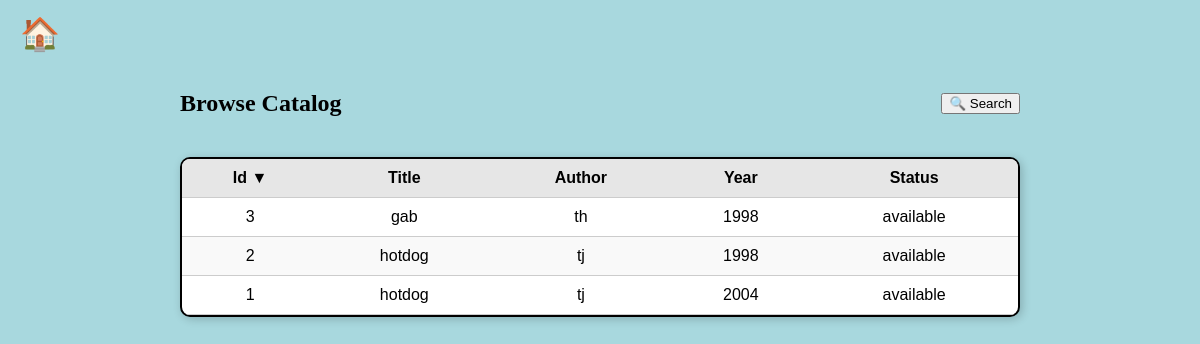
/browse_books.php, run on the app's committed database.
### tables this page shows
CREATE TABLE `books` (
  `id` int NOT NULL,
  `title` varchar(255) NOT NULL,
  `author` varchar(255) NOT NULL,
  `year` year NOT NULL,
  `status` enum('available','borrowed') DEFAULT 'available'
);

### browse_books.php (the view, shortened to what this page needs)
<?php
include 'db.php';
$validColumns = ["id", "title", "author", "year", "status"];
$sort = isset($_GET["sort"]) && in_array($_GET["sort"], $validColumns) ? $_GET["sort"] : "id";
$order = isset($_GET["order"]) && $_GET["order"] === "ASC" ? "ASC" : "DESC";
$sql = "SELECT * FROM books ORDER BY $sort $order";
$books = $mysqli->query($sql);
?>
<!DOCTYPE html>
<html>
<head>
</head>
<body>
    <a href="login.php" class="emoji_button">🏠</a>
    <div class="container">
        <div class="header-bar">
            <h2>Browse Catalog</h2>
            <form action="search_books.php" method="get" style="margin: 0;">
                <button type="submit" class="action-btn" style="background: black-grey; color:black;">🔍 Search</button>
            </form>
        </div>
        <div class="table-container">
            <table>
                <thead>
                    <tr>
                        <?php
                        foreach ($validColumns as $column) {
                            $nextOrder = ($sort === $column && $order === "ASC") ? "DESC" : "ASC";
                            $arrow = ($sort === $column) ? ($order === "ASC" ? " ▲" : " ▼") : "";
                            echo "<th><a href='?sort=$column&order=$nextOrder' class='sort-link'>" . ucfirst(str_replace("_", " ", $column)) . "$arrow</a></th>";
                        }
                        ?>
                    </tr>
                </thead>
                <tbody>
                    <?php
                    if ($books && $books->num_rows > 0) {
                        while ($row = $books->fetch_assoc()) {
                            $statusClass = $row["status"] === "available" ? "status-available" : "status-borrowed";
                            echo "<tr>";
                            echo "<td>" . htmlspecialchars($row["id"]) . "</td>";
                            echo "<td>" . htmlspecialchars($row["title"]) . "</td>";
                            echo "<td>" . htmlspecialchars($row["author"]) . "</td>";
                            echo "<td>" . htmlspecialchars($row["year"]) . "</td>";
                            echo "<td class='$statusClass'>" . htmlspecialchars($row["status"]) . "</td>";
                            echo "</tr>";
                        }
                    } else {
                        echo "<tr><td colspan='6'>No books found</td></tr>";
                    }
                    ?>
                </tbody>
            </table>
        </div>
    </div>
</body>
</html>

### browse_books.php (style rules this page uses)
body { background-color: #a8d8de; font-family: Arial, sans-serif; margin: 0; padding: 0; }
.container { margin: 50px auto; width: 70%; background: transparent; padding: 20px; border-radius: 10px; text-align: center; }
h2 { font-family: "Georgia", serif; margin-bottom: 20px; }
.table-container { max-height: 500px; overflow-y: auto; border: 2px solid black; border-radius: 10px; background: white; box-shadow: 2px 2px 10px rgba(0,0,0,0.2); }
table { border-collapse: separate; border-spacing: 0; width: 100%; }
th, td { padding: 10px; border-bottom: 1px solid #ccc; text-align: center; }
th { background: #e6e6e6; font-weight: bold; }
tr:nth-child(even) { background: #f9f9f9; }
.sort-link { text-decoration: none; color: black; font-weight: bold; }
.emoji_button { font-size: 2rem; text-decoration: none; color: black; position: absolute; top: 15px; left: 20px; }
.header-bar { display: flex; align-items: center; justify-content: space-between; margin-bottom: 20px; }

### data on the page
books: id "3", title "gab", author "th", year "1998", status "available"
books: id "2", title "hotdog", author "tj", year "1998", status "available"
books: id "1", title "hotdog", author "tj", year "2004", status "available"

### other printed values
str_replace("_", " ", $column) "Id"
$arrow "▼"
str_replace("_", " ", $column) "Title"
str_replace("_", " ", $column) "Author"
str_replace("_", " ", $column) "Year"
str_replace("_", " ", $column) "Status"
